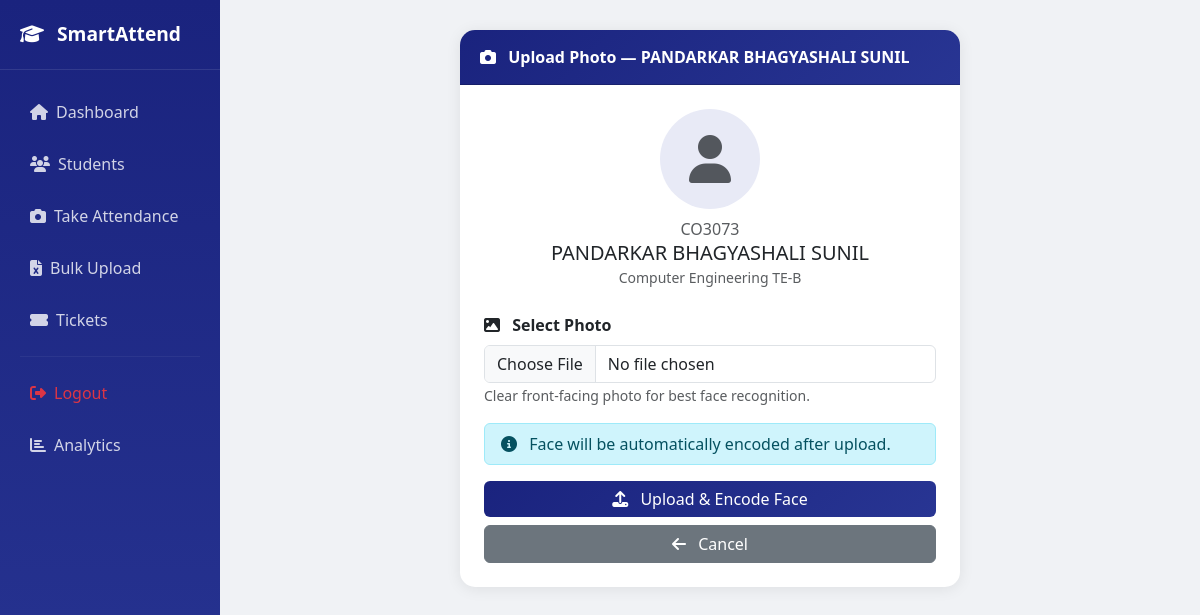
Screenshot of /students/2/upload-photo/ (signed in) with the database file from the repository.
### attendance/models.py (models this page shows, shortened)
class Student(models.Model):
    user = models.OneToOneField(
        User, on_delete=models.SET_NULL,
        null=True, blank=True
    )
    roll_number = models.CharField(max_length=20, unique=True)
    name = models.CharField(max_length=100)
    phone = models.CharField(max_length=15)
    email = models.EmailField(blank=True, null=True)
    department = models.ForeignKey(Department, on_delete=models.CASCADE)
    reference_image = models.ImageField(
        upload_to='student_photos/',
        blank=True, null=True
    )
    face_encoding = models.TextField(blank=True, null=True)
    created_at = models.DateTimeField(auto_now_add=True)

class Department(models.Model):
    name = models.CharField(max_length=100)
    created_at = models.DateTimeField(auto_now_add=True)
    def __str__(self):
        return self.name

### attendance/views.py (the view, shortened to what this page needs)
# urls.py: path('students/<int:student_id>/upload-photo/', views.upload_photo, name='upload_photo'),
@login_required
def upload_photo(request, student_id):
    student = get_object_or_404(Student, pk=student_id)
    return render(request, 'attendance/upload_photo.html', {
        'student': student,
        'is_teacher': True,
    })

### attendance/templates/attendance/upload_photo.html (shortened to what this page needs)
{% extends 'attendance/base.html' %}
{% block content %}
<div class="card" style="max-width:500px; margin:auto;">
    <div class="card-header">
        <i class="fas fa-camera me-2"></i>
        Upload Photo — {{ student.name }}
    </div>
    <div class="card-body p-4">
        <div class="text-center mb-4">
            {% if student.reference_image %}
            <img src="{{ student.reference_image.url }}" width="100" height="100"
                style="border-radius:50%; object-fit:cover;" class="mb-2">
            {% else %}
            <div style="width:100px; height:100px; border-radius:50%;
                        background:#e8eaf6; display:flex;
                        align-items:center; justify-content:center;
                        margin:auto;" class="mb-2">
                <i class="fas fa-user fa-3x text-muted"></i>
            </div>
            {% endif %}
            <p class="text-muted mb-0">{{ student.roll_number }}</p>
            <h5 class="mb-0">{{ student.name }}</h5>
            <small class="text-muted">{{ student.department }}</small>
        </div>
        <form method="POST" enctype="multipart/form-data">
            <div class="mb-3">
                <label class="form-label fw-bold">
                    <i class="fas fa-image me-2"></i> Select Photo
                </label>
                <input type="file" name="reference_image" class="form-control" accept="image/*" required>
                <small class="text-muted">
                    Clear front-facing photo for best face recognition.
                </small>
            </div>
            <div class="alert alert-info py-2">
                <i class="fas fa-info-circle me-2"></i>
                Face will be automatically encoded after upload.
            </div>
            <button type="submit" class="btn btn-primary w-100 mb-2">
                <i class="fas fa-upload me-2"></i> Upload & Encode Face
            </button>
            <a href="{% url 'student_list' %}" class="btn btn-secondary w-100">
                <i class="fas fa-arrow-left me-2"></i> Cancel
            </a>
        </form>
    </div>
</div>
{% endblock %}

### attendance/templates/attendance/base.html (style rules this page uses)
body { background: #f0f2f5; }
.card { border: none; border-radius: 15px; box-shadow: 0 2px 15px rgba(0, 0, 0, 0.08); }
.card-header { background: linear-gradient(135deg, #1a237e, #283593); color: white; border-radius: 15px 15px 0 0 !important; padding: 15px 20px; font-weight: bold; }
.btn-primary { background: linear-gradient(135deg, #1a237e, #283593); border: none; }

### rows the page displays
Student: name "PANDARKAR BHAGYASHALI SUNIL", roll_number "CO3073", department "Computer Engineering TE-B"
